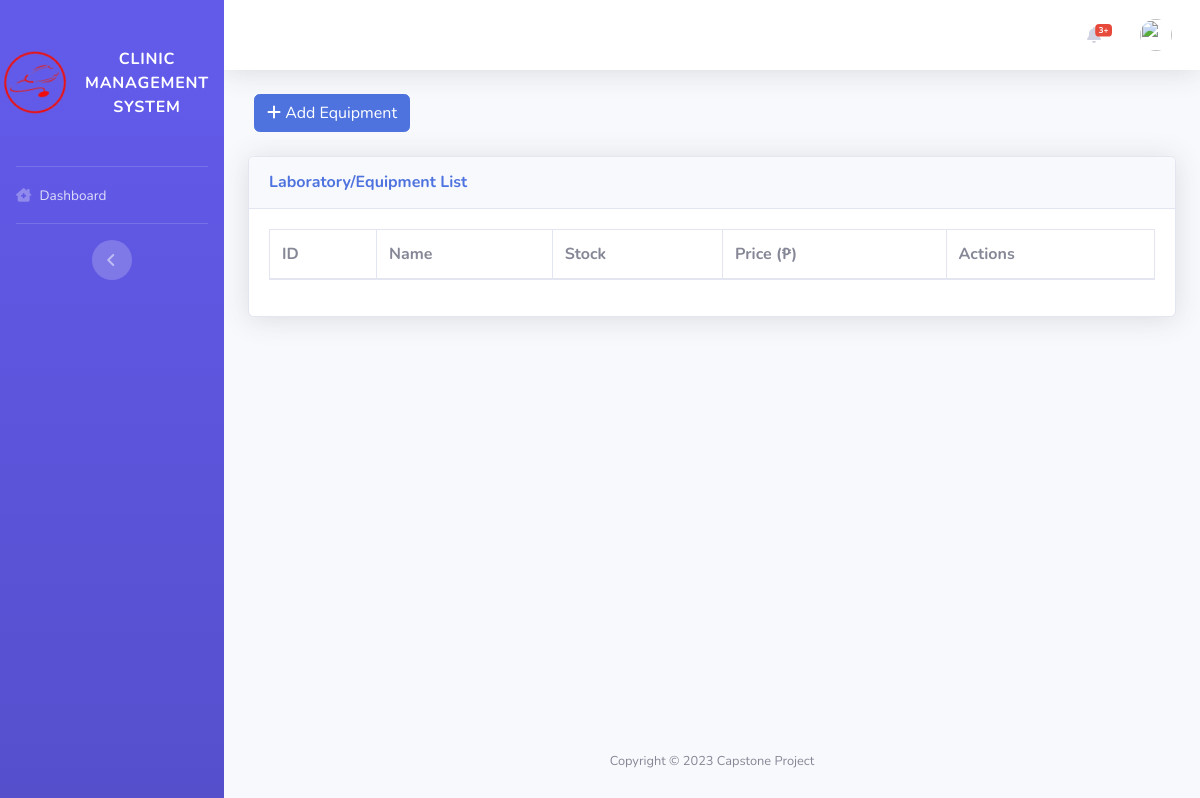
Page /pages/admin/list_equipment.php on the earlier database version.
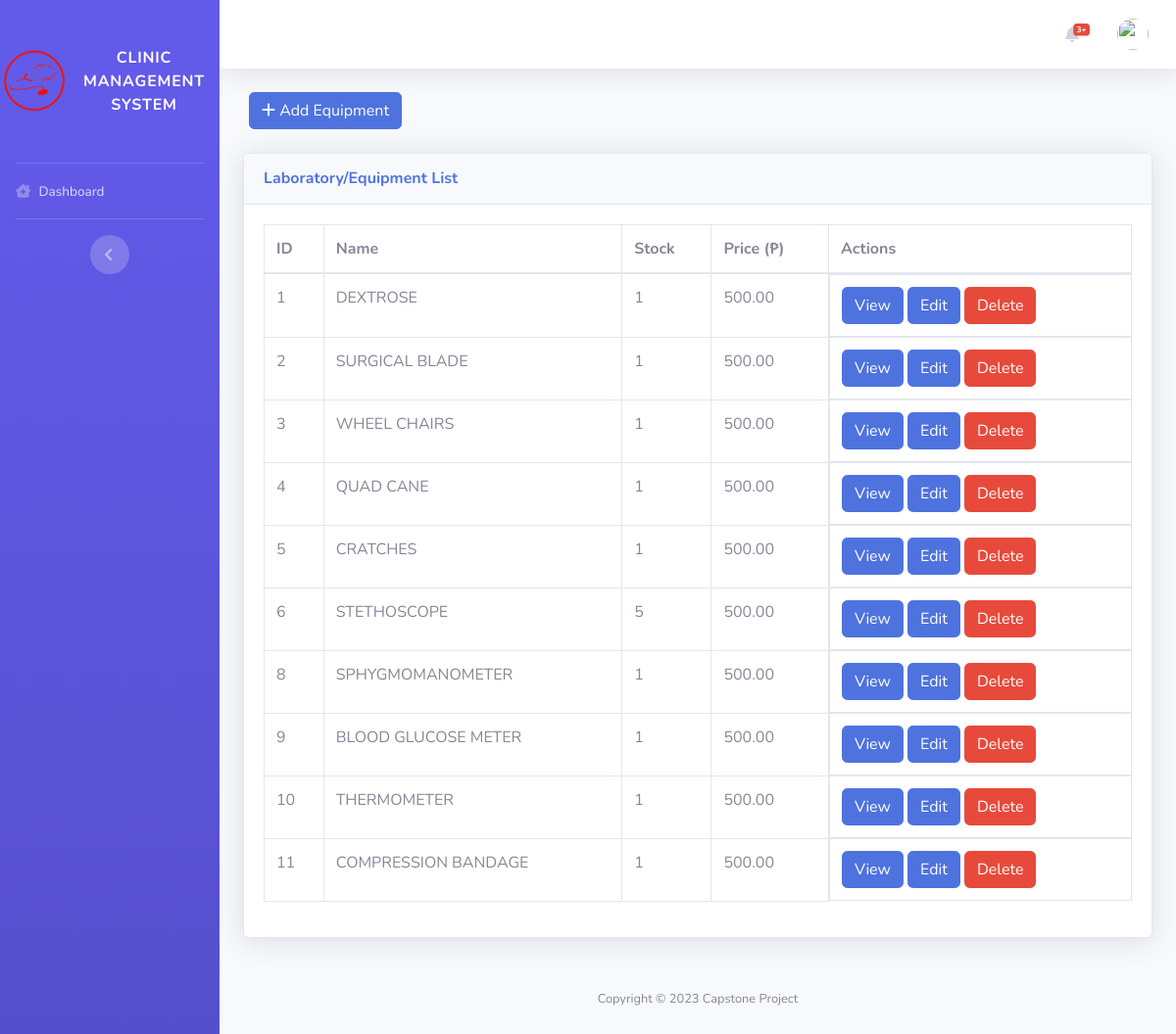
Same page on the later database version.
### tables this page shows
CREATE TABLE `tbl_equipment` (
  `id` int(11) NOT NULL AUTO_INCREMENT,
  `name` varchar(255) DEFAULT NULL,
  `description` text DEFAULT NULL,
  `price` decimal(18,2) DEFAULT NULL,
  `stock` int(11) DEFAULT NULL,
  PRIMARY KEY (`id`)
);

### config/functions.php (called while the page is built, shortened)
<?php
function query($sql)
{
  return mysqli_query($_SESSION['conn'], $sql);
}
function get_all($sql)
{
  $data = [];
  foreach (query($sql) as $res) {
    $data[] = $res;
  }
  return $data;
}
function get_fields($sql){
  $fields = [];
 foreach (mysqli_fetch_fields(query($sql)) as $res) {
    $fields[] = $res->name;
 }
  return $fields;
}
function field_replacer($value, $sql, $array){
  $replace = [];
  foreach (get_fields($sql) as $res) {
    $replace[':'.$res] = $array[$res];
  }
  return strtr($value, $replace);
}

### pages/layout/list.php (the view, shortened to what this page needs)
<div class="card shadow mb-4">
  <div class="card-header py-3">
    <h6 class="m-0 font-weight-bold text-primary"><?= $list_title ?> List</h6>
  </div>
  <div class="card-body">
    <div class="table-responsive">
      <table class="table table-bordered" id="dataTable" width="100%" cellspacing="0">
        <thead>
          <tr>
            <?php foreach ($list_header as $res) { ?>
            <th><?= $res ?></th>
            <?php } ?>
            <?php if ($list_enable_actions) { ?><th>Actions</th><?php } ?>
          </tr>
        </thead>
        <tbody>
          <?php foreach (get_all($list_sql) as $row) { ?>
          <tr>
            <?php foreach ($list_column as $subres) { ?>
            <td style="text-transform:uppercase"><?= $row[$subres] ?></td>
            <?php } ?>
            <?php if ($list_enable_actions) { ?>
            <td class="d-flex">
              <?php if ($list_actions['view']) { ?><a
                href="<?= field_replacer($list_actions['view'], $list_sql, $row) ?>&id=<?= $row['id']; ?>"
                class="btn btn-primary" style="margin-right:.25rem">View</a><?php } ?>
              <?php if ($list_actions['edit']) { ?><a
                href="<?= field_replacer($list_actions['edit'], $list_sql, $row) ?>&id=<?= $row['id']; ?>"
                class="btn btn-primary" style="margin-right:.25rem">Edit</a><?php } ?>
              <?php if ($list_actions['delete']) { ?>
              <form method="post">
                <button type="submit" name="delete" value="<?= $row['id']; ?>" class="btn btn-danger">Delete</a>
              </form>
              <?php } ?>
            </td>
            <?php } ?>
          </tr>
          <?php } ?>
        </tbody>
      </table>
    </div>
  </div>
</div>

### pages/layout/header.php (shortened to what this page needs)
<?php
require_once('../../config/functions.php');
?>
<!DOCTYPE html>
<html lang="en">
<head>
    <link href="../../vendor/fontawesome-free/css/all.min.css" rel="stylesheet" type="text/css">
    <link href="../../css/dashboard.css" rel="stylesheet">
    <link href="../../vendor/datatables/dataTables.bootstrap4.min.css" rel="stylesheet">
    <link href="../../css/select2.css" rel="stylesheet">
    <link href="../../css/custom.css" rel="stylesheet">
</head>
<body id="page-top">
    <div id="wrapper">
        <ul class="navbar-nav bg-gradient-primary sidebar sidebar-dark accordion" id="accordionSidebar">
            <a class="sidebar-brand d-flex align-items-center justify-content-center" href="../../admin/admin.php">
                <div class="sidebar-brand-icon rotate-n-15">
                    <img src="../../img/logo.png" height="70" width="70">
                </div>
                <div class="sidebar-brand-text mx-3">Clinic Management System</div>
            </a>
            <hr class="sidebar-divider my-0">
            <?php include_once('menu.php') ?>
            <hr class="sidebar-divider d-none d-md-block">
            <div class="text-center d-none d-md-inline">
                <button class="rounded-circle border-0" id="sidebarToggle"></button>
            </div>
        </ul>
        <div id="content-wrapper" class="d-flex flex-column">
            <div id="content">
                <nav class="navbar navbar-expand navbar-light bg-white topbar mb-4 static-top shadow">
                    <ul class="navbar-nav ml-auto">
                        <li class="nav-item dropdown no-arrow mx-1">
                            <a class="nav-link dropdown-toggle" href="#" id="alertsDropdown" role="button" data-toggle="dropdown" aria-haspopup="true" aria-expanded="false">
                                <i class="fas fa-bell fa-fw"></i>
                                <span class="badge badge-danger badge-counter">3+</span>
                            </a>
                        </li>
                        <li class="nav-item dropdown no-arrow">
                            <a class="nav-link dropdown-toggle" href="#" id="userDropdown" role="button" data-toggle="dropdown" aria-haspopup="true" aria-expanded="false">
                                <img class="img-profile rounded-circle" src="../../files/<?= $_SESSION['user']->pic ?>">
                            </a>
                        </li>
                    </ul>
                </nav>

### pages/layout/menu.php (shortened to what this page needs)
<li class="nav-item ">
  <a class="nav-link" href="index.php">
    <i class="fa-solid fa-house-chimney-medical"></i>
    <span>Dashboard</span></a>
</li>

### pages/admin/list_equipment.php (shortened to what this page needs)
<?php
include_once('../layout/header.php');
$list_title = "Laboratory/Equipment";
$list_header = ['ID', "Name", "Stock", "Price (₱)",];
$list_column = ['id', "name", "stock", "price"];
$list_sql = "SELECT * from tbl_equipment";
$list_enable_actions = true;
$list_actions = [
  "view" => "view_equipment.php?&",
  "edit" => "edit_equipment.php?",
  "delete" => true
];
?>
<button type="button" style="margin-left: 30px; " class="btn btn-primary" data-toggle="modal" data-target="#exampleModal" data-whatever="@getbootstrap"><i class="fa-solid fa-plus"></i> Add Equipment</button>
<br> <br>
<div class="container-fluid">
  <?php
  include_once('../layout/list.php');
  include_once('../layout/footer.php');
  ?>

### pages/layout/footer.php (shortened to what this page needs)
</div>
</div>
<footer class="sticky-footer">
    <div class="container my-auto">
        <div class="copyright text-center my-auto">
            <span>Copyright &copy;  Capstone Project</span>
        </div>
    </div>
</footer>
</div>
</div>
</body>
</html>

Differences in the rows shown:
added tbl_equipment: id "1", name "DEXTROSE", stock "1", price "500.00"
added tbl_equipment: id "2", name "SURGICAL BLADE", stock "1", price "500.00"
added tbl_equipment: id "3", name "WHEEL CHAIRS", stock "1", price "500.00"
added tbl_equipment: id "4", name "QUAD CANE", stock "1", price "500.00"
added tbl_equipment: id "5", name "CRATCHES", stock "1", price "500.00"
added tbl_equipment: id "6", name "STETHOSCOPE", stock "5", price "500.00"
added tbl_equipment: id "8", name "SPHYGMOMANOMETER", stock "1", price "500.00"
added tbl_equipment: id "9", name "BLOOD GLUCOSE METER", stock "1", price "500.00"
added tbl_equipment: id "10", name "THERMOMETER", stock "1", price "500.00"
added tbl_equipment: id "11", name "COMPRESSION BANDAGE", stock "1", price "500.00"
